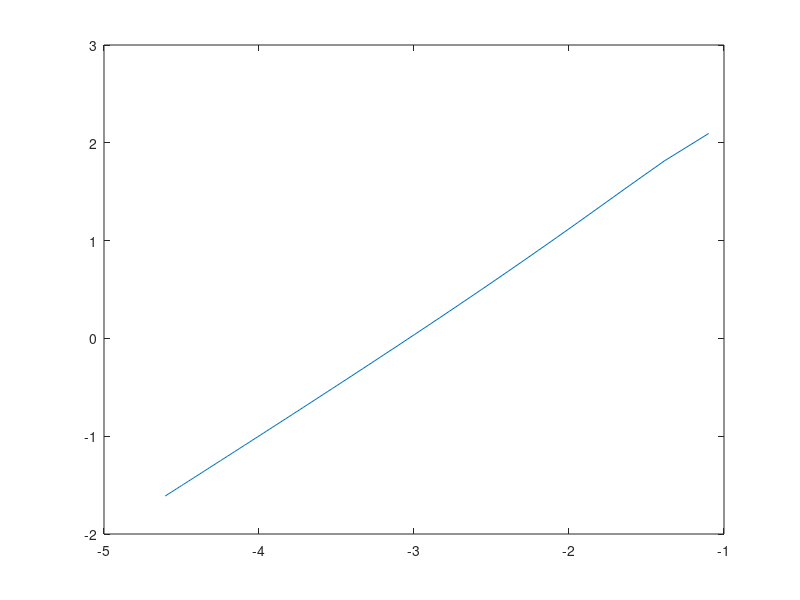

MATLAB code for this plot:
%---------------- Linear 1D Eigenvalue Problem ------------------
n=100;
k = 1; % First k Eigenvalues 
eig1 = [];
error1 = [];
H = [];
for N=1:1:n
    h = 1/N;
    A = zeros(N);
    B = zeros(N);
    z = 0:1/N-1:1; % creating tridiagonal matrix
    A(1,1) = -1/h^2;
    A(N,N) = -1/h^2;
    for i = 2:N-1
        for j = 2:N-1
            if i==j
                B(i,j) = 1;
                A(i,j)= 2/h^2;
                if i+1 < N
                    A(i,j+1) = -1/h^2;
                    A(i+1,j) = -1/h^2;
                end
            end
        end
    end
    v = eig(A,B); % Eigenvalues not in order
    v = sort(v);
    
    Eig_exact = zeros([k 1]);
    m = zeros([k N]);
    for l = 1:1:k
        Eig_exact(l) = (l^2)*(pi^2);
    end
    if length(v) >= 3
        eig1 = [eig1;v(3)];
        error1 = [error1 ; abs(Eig_exact - eig1(N-2))];
        H = [H; h];
    end
end
H = log(H);
error1 = log(error1);

plot(H, error1)
r = (error1(1)-error1(N-2)) / (H(1)-H(N-2)) ;



